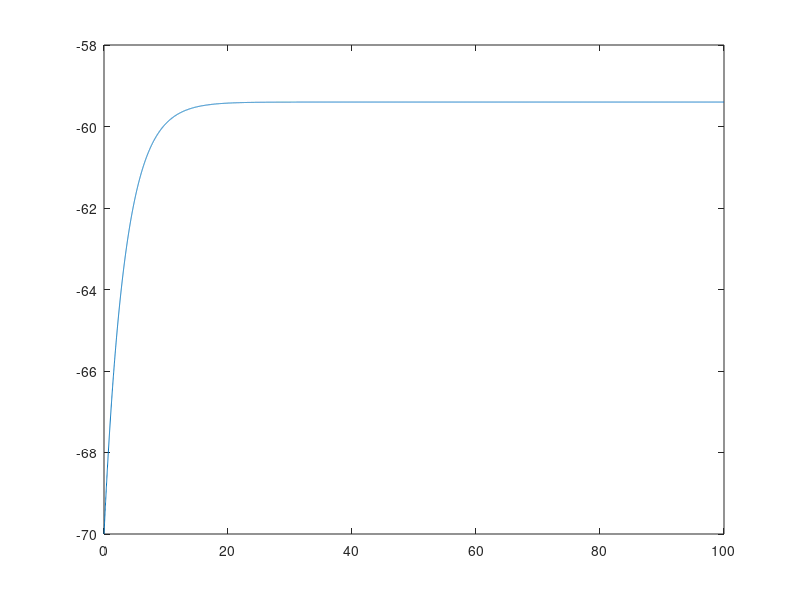
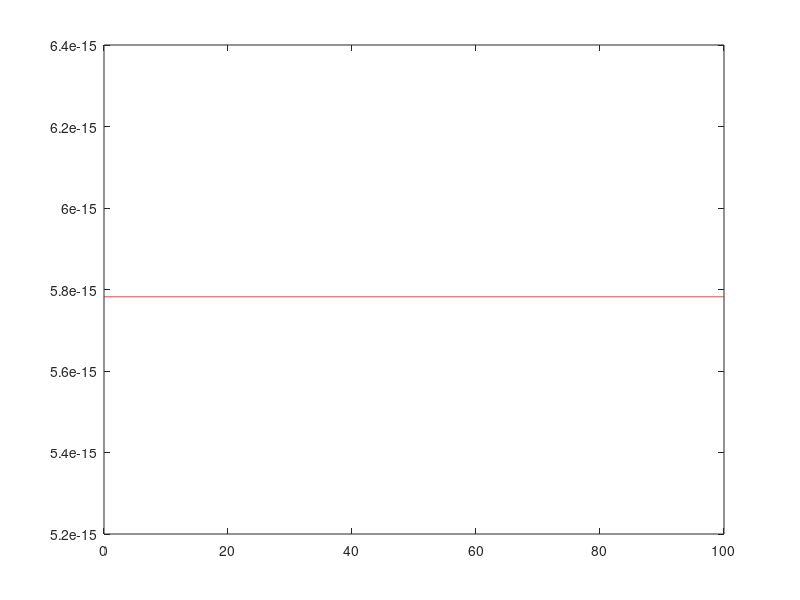
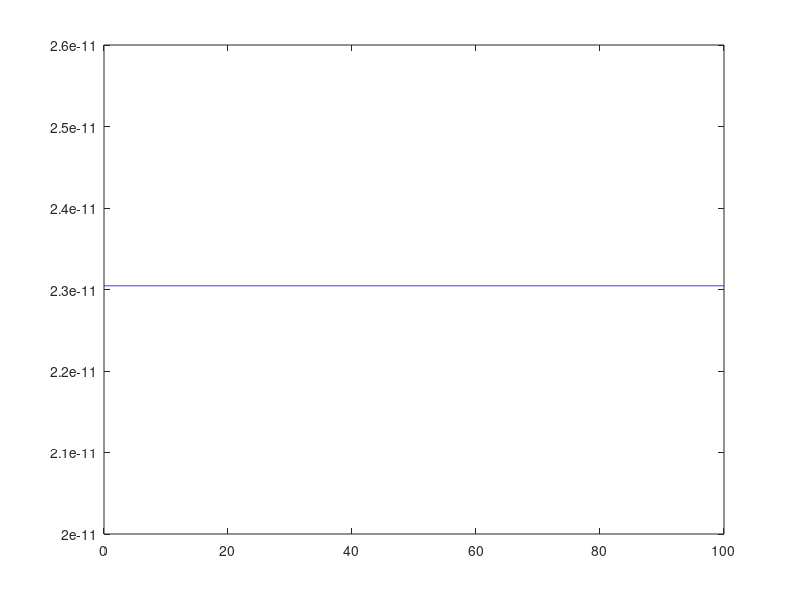

MATLAB code to generate these figures, in order:
clc;
clear;
% Initialize Time
stepsize = 1/100;
t = [0:stepsize:100]; %Time

% Constants
gKcon = 36; %mS/cm^2
gNacon = 120; %mS/cm^2
gL = 0.3; %mS/cm^2
EK = -12; %mS/cm^2
ENa = 115; %mV
EL = 10.6; %mV
Vrest = -70; %mV
Cm = 1; %uF/cm^2

% Initial Conditions
Vm =ones(1,length(t)).*0;
am = 0.1*((25-Vrest)/(exp((25-Vrest)/10)-1));
bm = 4*exp(-1*Vrest/18);
an = 0.01*((10-Vrest)/(exp((10-Vrest)/10)-1));
bn = 0.125*exp(-1*Vrest/80);
ah = 0.07*exp(-1*Vrest/20);
bh = 1/(exp((30-Vrest)/10)+1);

mo = am/(am+bm);
no = an/(an+bn);
ho = ah/(ah+bh);

I = 0; %Injected current
%INa = (mo^3)*gNa*ho*(Vrest-ENa);
%IK = (no^4)*gK*(Vrest-EK);
%IL = gL*(Vrest-EL);
%Iion = I - INa - IK - IL;

m(1) = mo;
n(1) = no;
h(1) = ho;
gNa(1) = ((m(1))^3)*gNacon*h(1);
gK(1) = (n((1))^4)*gKcon; 

%Vm(1) = (Iion/Cm);

for i = 2:length(t)
    m(i) = m(i-1)+stepsize*((am*(1-m(i-1)))-(bm*m(i-1)));
    n(i) = n(i-1)+stepsize*((an*(1-n(i-1)))-(bn*n(i-1)));
    h(i) = h(i-1)+stepsize*((ah*(1-h(i-1)))-(bh*h(i-1)));
    
    gNa(i) = ((m(i-1))^3)*gNacon*h(i-1);
    gK(i) = (n((i-1))^4)*gKcon;  
    
    INa = ((m(i-1))^3)*gNacon*h(i-1)*(Vm(i-1)-ENa);
    IK = (n((i-1))^4)*gKcon*(Vm(i-1)-EK);
    IL = gL*(Vm(i-1)-EL);
    
    Iion(i) = I - INa - IK - IL;
    
   % if(Iion(i) == Iion(i-1)) 
        %dVm = 0;
    %else
        dVm = (Iion(i)/Cm)*stepsize;
   % end
    
    Vm(i) = Vm(i-1)+(dVm);
       
end

Vmm = Vm+ones(1,length(t))*-70;
figure
plot(t,Vmm)
figure
plot(t,gNa,'r')
figure
plot(t,gK,'b')

